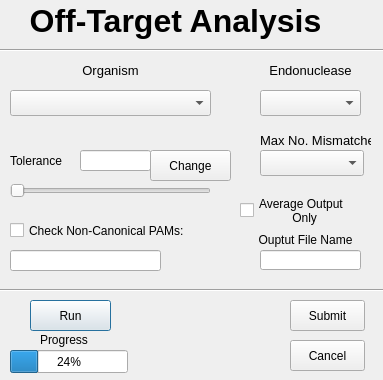
<?xml version="1.0" encoding="UTF-8"?>
<ui version="4.0">
 <class>Dialog</class>
 <widget class="QDialog" name="Dialog">
  <property name="geometry">
   <rect>
    <x>0</x>
    <y>0</y>
    <width>383</width>
    <height>380</height>
   </rect>
  </property>
  <property name="windowTitle">
   <string>Dialog</string>
  </property>
  <property name="autoFillBackground">
   <bool>true</bool>
  </property>
  <widget class="QLineEdit" name="altpamlistline">
   <property name="geometry">
    <rect>
     <x>10</x>
     <y>250</y>
     <width>151</width>
     <height>21</height>
    </rect>
   </property>
  </widget>
  <widget class="QLabel" name="label">
   <property name="geometry">
    <rect>
     <x>10</x>
     <y>150</y>
     <width>71</width>
     <height>21</height>
    </rect>
   </property>
   <property name="text">
    <string>Tolerance</string>
   </property>
  </widget>
  <widget class="QLabel" name="label_2">
   <property name="geometry">
    <rect>
     <x>260</x>
     <y>130</y>
     <width>111</width>
     <height>21</height>
    </rect>
   </property>
   <property name="font">
    <font>
     <pointsize>10</pointsize>
    </font>
   </property>
   <property name="text">
    <string>Max No. Mismatches</string>
   </property>
  </widget>
  <widget class="QLabel" name="label_3">
   <property name="geometry">
    <rect>
     <x>10</x>
     <y>60</y>
     <width>201</width>
     <height>21</height>
    </rect>
   </property>
   <property name="font">
    <font>
     <pointsize>10</pointsize>
    </font>
   </property>
   <property name="text">
    <string>Organism</string>
   </property>
   <property name="alignment">
    <set>Qt::AlignCenter</set>
   </property>
  </widget>
  <widget class="QLabel" name="label_4">
   <property name="geometry">
    <rect>
     <x>260</x>
     <y>60</y>
     <width>101</width>
     <height>21</height>
    </rect>
   </property>
   <property name="font">
    <font>
     <pointsize>10</pointsize>
    </font>
   </property>
   <property name="text">
    <string>Endonuclease</string>
   </property>
   <property name="alignment">
    <set>Qt::AlignCenter</set>
   </property>
  </widget>
  <widget class="QCheckBox" name="checkBox">
   <property name="geometry">
    <rect>
     <x>10</x>
     <y>220</y>
     <width>211</width>
     <height>21</height>
    </rect>
   </property>
   <property name="text">
    <string>Check Non-Canonical PAMs:</string>
   </property>
  </widget>
  <widget class="QComboBox" name="mismatchcomboBox">
   <property name="geometry">
    <rect>
     <x>260</x>
     <y>150</y>
     <width>104</width>
     <height>26</height>
    </rect>
   </property>
  </widget>
  <widget class="QLabel" name="label_5">
   <property name="geometry">
    <rect>
     <x>10</x>
     <y>0</y>
     <width>331</width>
     <height>41</height>
    </rect>
   </property>
   <property name="font">
    <font>
     <family>Arial</family>
     <pointsize>24</pointsize>
     <weight>75</weight>
     <bold>true</bold>
    </font>
   </property>
   <property name="autoFillBackground">
    <bool>false</bool>
   </property>
   <property name="frameShadow">
    <enum>QFrame::Plain</enum>
   </property>
   <property name="text">
    <string>Off-Target Analysis</string>
   </property>
   <property name="alignment">
    <set>Qt::AlignCenter</set>
   </property>
  </widget>
  <widget class="QComboBox" name="OrgcomboBox">
   <property name="geometry">
    <rect>
     <x>10</x>
     <y>90</y>
     <width>201</width>
     <height>26</height>
    </rect>
   </property>
  </widget>
  <widget class="QComboBox" name="EndocomboBox">
   <property name="geometry">
    <rect>
     <x>260</x>
     <y>90</y>
     <width>101</width>
     <height>26</height>
    </rect>
   </property>
  </widget>
  <widget class="QLineEdit" name="tolerancelineEdit">
   <property name="geometry">
    <rect>
     <x>80</x>
     <y>150</y>
     <width>71</width>
     <height>21</height>
    </rect>
   </property>
  </widget>
  <widget class="QSlider" name="tolerancehorizontalSlider">
   <property name="geometry">
    <rect>
     <x>10</x>
     <y>180</y>
     <width>201</width>
     <height>22</height>
    </rect>
   </property>
   <property name="orientation">
    <enum>Qt::Horizontal</enum>
   </property>
  </widget>
  <widget class="QProgressBar" name="progressBar">
   <property name="geometry">
    <rect>
     <x>10</x>
     <y>350</y>
     <width>118</width>
     <height>23</height>
    </rect>
   </property>
   <property name="value">
    <number>24</number>
   </property>
  </widget>
  <widget class="QLabel" name="label_6">
   <property name="geometry">
    <rect>
     <x>40</x>
     <y>330</y>
     <width>71</width>
     <height>20</height>
    </rect>
   </property>
   <property name="text">
    <string>Progress</string>
   </property>
  </widget>
  <widget class="QCheckBox" name="AVG">
   <property name="geometry">
    <rect>
     <x>240</x>
     <y>190</y>
     <width>141</width>
     <height>41</height>
    </rect>
   </property>
   <property name="text">
    <string>Average Output 
          Only</string>
   </property>
  </widget>
  <widget class="QPushButton" name="Run">
   <property name="geometry">
    <rect>
     <x>30</x>
     <y>300</y>
     <width>81</width>
     <height>31</height>
    </rect>
   </property>
   <property name="text">
    <string>Run</string>
   </property>
  </widget>
  <widget class="QPushButton" name="pushButton">
   <property name="geometry">
    <rect>
     <x>150</x>
     <y>150</y>
     <width>81</width>
     <height>31</height>
    </rect>
   </property>
   <property name="text">
    <string>Change</string>
   </property>
  </widget>
  <widget class="Line" name="line">
   <property name="geometry">
    <rect>
     <x>0</x>
     <y>40</y>
     <width>451</width>
     <height>20</height>
    </rect>
   </property>
   <property name="orientation">
    <enum>Qt::Horizontal</enum>
   </property>
  </widget>
  <widget class="Line" name="line_2">
   <property name="geometry">
    <rect>
     <x>-50</x>
     <y>280</y>
     <width>461</width>
     <height>20</height>
    </rect>
   </property>
   <property name="orientation">
    <enum>Qt::Horizontal</enum>
   </property>
  </widget>
  <widget class="QLineEdit" name="FileName">
   <property name="geometry">
    <rect>
     <x>260</x>
     <y>250</y>
     <width>101</width>
     <height>20</height>
    </rect>
   </property>
  </widget>
  <widget class="QLabel" name="label_7">
   <property name="geometry">
    <rect>
     <x>240</x>
     <y>230</y>
     <width>131</width>
     <height>20</height>
    </rect>
   </property>
   <property name="text">
    <string>Ouptut File Name</string>
   </property>
   <property name="alignment">
    <set>Qt::AlignCenter</set>
   </property>
  </widget>
  <widget class="QPushButton" name="submitButton">
   <property name="geometry">
    <rect>
     <x>290</x>
     <y>300</y>
     <width>75</width>
     <height>31</height>
    </rect>
   </property>
   <property name="text">
    <string>Submit</string>
   </property>
  </widget>
  <widget class="QPushButton" name="cancelButton">
   <property name="geometry">
    <rect>
     <x>290</x>
     <y>340</y>
     <width>75</width>
     <height>31</height>
    </rect>
   </property>
   <property name="text">
    <string>Cancel</string>
   </property>
  </widget>
 </widget>
 <resources/>
 <connections/>
</ui>
